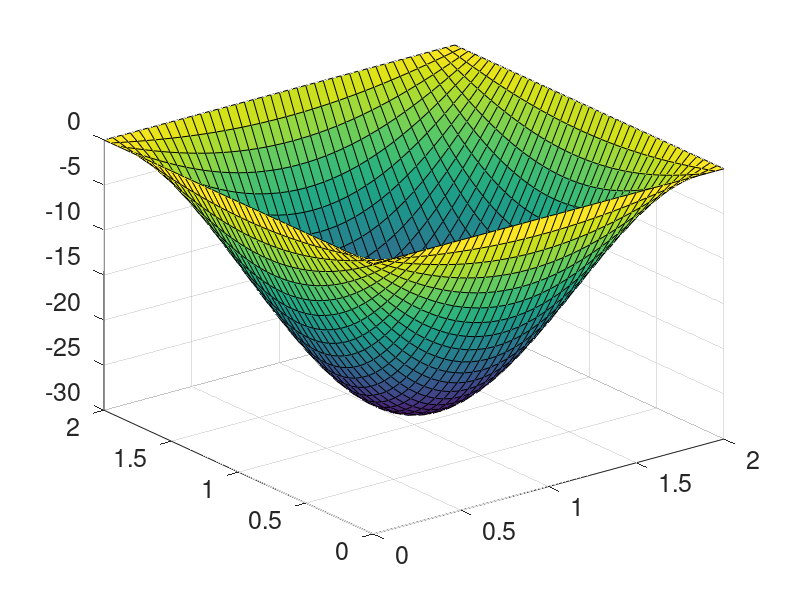

Write the MATLAB code that produced this figure. (Note: this script raises an error after producing the figure.)
%==================================================================================================
% MATLAB script to determine approximate deflected shape and B.M.D of a simply supported plate at 
% all edges (Navier's Method) due to uniformly distribute load
%==================================================================================================
% PREPARED BY SUBHADIP NASKAR, RESEARCH SCHOLAR, IIT GUWAHATI
%==================================================================================================
clear all; clc; warning('off','all')
%==================================================================================================
a = 2; b = 2;	% Dimension of the plate (m) [a: x-direction; b: y-direction] 
po = -1000;		% Uniform pressure (kN/m^2)
Es = 2*10^8;	% Elastic modulus of steel (kN/m^2)
h = 0.05;		% Plate thickness (m)
nu = 0.30;		% Poisson's ratio
fn = 10;		% Number of terms in Fourier series:: 
sx = 0.05; 		% Meshgrid properties (small interval in x direction)
sy = 0.05;		% Meshgrid properties (small interval in x direction)
%==================================================================================================
D = Es*h^3/(12*(1-nu^2));           % Flexural Rigidity of plate
gx = 1+b/sx; gy = 1+a/sy;           % Grid numbers in x and y direction
[x,y] = meshgrid(0:sx:a,0:sy:b);
%==================================================================================================
% Determination of surface load coefficients (pmn)::
pmn = zeros(fn);
for m = 1:fn
    for n = 1:fn 
        if (mod(m,2) == 1) && (mod(n,2) == 1) 
            pmn(m,n) = 16*po/(m*n*pi^2); 
        end
    end
end
%==================================================================================================
% Determination of deflection coefficients (wmn)::
wmn = zeros(fn);
for m = 1:fn 
    for n = 1:fn 
        dnm = (pi^4)*D*((m/a)^2+(n/b)^2)^2; 
        wmn(m,n) = pmn(m,n)/dnm; 
    end
end
%==================================================================================================
% Determination of deflected shape (wxy) [Unit: m]::
wxy = zeros(fn);
for i = 1:gx
    for j = 1:gy 
        s = 0;
        for m = 1:fn 
            for n = 1:fn 
                s = s+wmn(m,n)*sin(m*pi*x(i,j)/a)*sin(n*pi*y(i,j)/b); 
            end
        end
        wxy(i,j) = s;
    end
end
%==================================================================================================
% Determination of bending moments (Mx, My) [Unit: kN-m]::
for i = 1:gx
    for j = 1:gy s1 = 0; s2 = 0;
        for m = 1:fn
            for n = 1:fn
                nmn1 = pmn(m,n)*((m/a)^2+nu*(n/b)^2); 
                nmn2 = pmn(m,n)*(nu*(m/a)^2+(n/b)^2);   
                dnm = ((m/a)^2+(n/b)^2)^2;              
                s1 = s1+(nmn1/dnm)*sin(m*pi*x(i,j)/a)*sin(n*pi*y(i,j)/b);
                s2 = s2+(nmn2/dnm)*sin(m*pi*x(i,j)/a)*sin(n*pi*y(i,j)/b);
            end
        end
        Mx(i,j) = s1*pi^-2; 
        My(i,j) = s2*pi^-2;
    end
end
%==================================================================================================
figure (1)
surf(x,y,1000*wxy); 
set(gca,'FontSize',18); 
colorbar('northoutside','fontsize',18);
title('Deflected shape of simply supported plate','fontsize',18); 
xlabel('x (m)','fontsize',18); 
ylabel('y (m)','fontsize',18); 
zlabel('Deflection (mm)','fontsize',18);
figure (2)
subplot(1,2,1)
surf(x,y,Mx); 
set(gca,'FontSize',18); 
colorbar('northoutside','fontsize',18);
xlabel('x (m)','fontsize',18);
ylabel('y (m)','fontsize',18); 
zlabel('Mx (kN-m)','fontsize',18);
title('Bending moment diagram of simply supported plate','fontsize',18)
subplot(1,2,2)
surf(x,y,My); 
set(gca,'FontSize',18); 
colorbar('northoutside','fontsize',18);
title('Bending moment diagram of simply supported plate','fontsize',18)
xlabel('x (m)','fontsize',18); 
ylabel('y (m)','fontsize',18); 
zlabel('My (kN-m)','fontsize',18);
%==================================================================================================
% End of Script
%==================================================================================================